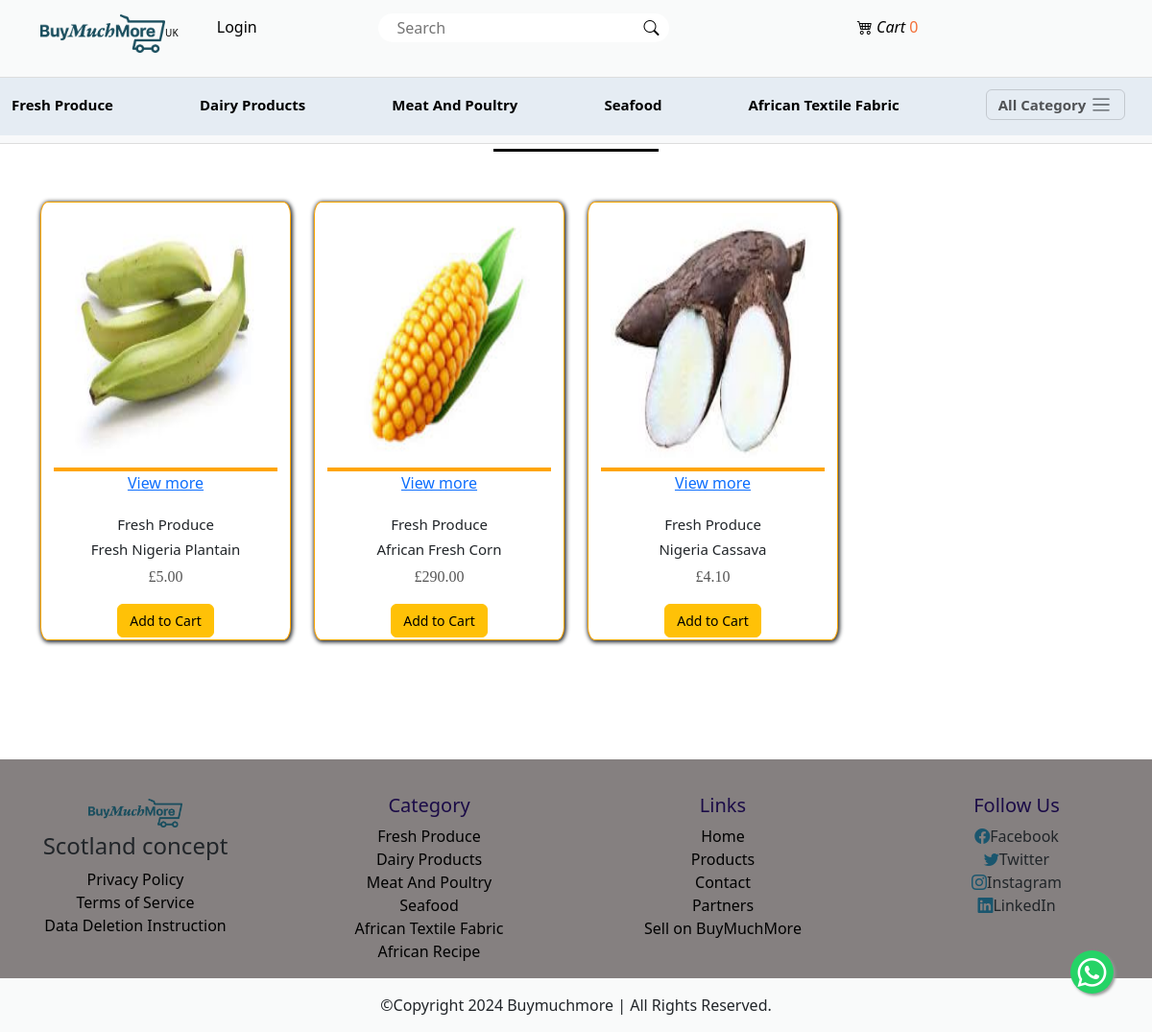
The page /category/32/fresh-produce on the database its author committed.
### main/models.py (models this page shows, shortened)
class AppInfo(models.Model):
    appname = models.CharField(max_length=50)
    logo = models.ImageField(upload_to='logo')
    carousel1 = models.ImageField(upload_to='carousel')
    carousel2 = models.ImageField(upload_to='carousel')
    carousel3 = models.ImageField(upload_to='carousel')
    banner = models.ImageField(upload_to='banner')
    copyright = models.IntegerField()

class Category(models.Model):
    brand = models.CharField(max_length=50)
    slug = models.SlugField(unique=True)
    description = models.TextField()
    pix = models.ImageField(upload_to='pix')
    def __str__(self):
        return self.brand

class Product(models.Model):
    type = models.ForeignKey(Category, on_delete=models.CASCADE)
    seller_name = models.ForeignKey(User, on_delete=models.CASCADE, limit_choices_to={'is_staff': True})  # Only staff users can be sellers
    model = models.CharField(max_length=50)
    slug = models.SlugField(unique=True)
    description = models.TextField(max_length=300, blank=True, null=True)
    condition = models.CharField(max_length=50)
    color = models.CharField(max_length=50)
    quantity = models.IntegerField()
    kilogram = models.FloatField()
    availability = models.CharField(max_length=50)
    address = models.CharField(max_length=200)
    postcode = models.CharField(max_length=100, blank=True, null=True)
    price = models.FloatField()
    promo_price = models.IntegerField(blank=True, null=True)
    telephone1 = models.CharField(max_length=50)
    telephone2 = models.CharField(max_length=50, blank=True, null=True)
    seller_name = models.CharField(max_length=100)
    website = models.CharField(max_length=50, blank=True, null=True)
    message = models.TextField(blank=True, null=True)
    carimg = models.ImageField(upload_to='carimg')
    uploaded_at = models.DateTimeField(auto_now_add=True)
    updated_at = models.DateTimeField(auto_now=True)
    rating_value = models.FloatField(default=0.0)
    rating_count = models.PositiveIntegerField(default=0)
    total_views = models.PositiveIntegerField(default=0)  # Total views for the product
    total_customers = models.PositiveIntegerField(default=1)  # Total unique customers for the product, default is 1 to avoid division by zero

### main/views.py (the view)
# urls.py: path('category/<str:id>/<slug:slug>', views.category, name='category'),
def category(request, id, slug):
    merchant_brand = Category.objects.get(pk=id)
    merchant_item = Product.objects.filter(type_id = id)
    context = {
        'merchant_brand':merchant_brand,
        'merchant_item':merchant_item,
    }
    return render(request, 'category.html', context)

### main/context_processor.py (called while the page is built)
def slick(request):
    info = AppInfo.objects.get(pk=1)
    categ = Category.objects.all()
    categs = FeatureItem.objects.all()
    context = {
        'info':info,
        'categ':categ,
        'categs':categs,
    }
    return context

def cart_total_quantity(request):
    if request.user.is_authenticated:
        total_quantity = Cart.objects.filter(user=request.user, paid=False).aggregate(total_quantity=Sum('quantity'))['total_quantity'] or 0
    else:
        total_quantity = 0
    return {'total_quantity': total_quantity}

### main/templates/category.html (shortened to what this page needs)
{% extends 'base.html' %}
{% block header %} {% include 'header.html' %} {% endblock header %}
{% block content %}
<div class="container product">
  <h1 class="text-center text-warning titlebar ">{{merchant_brand.brand|title}}</h1>
  <div class="row mt-3 mb-3">
    {% for merchant in merchant_item %}
    <div class="col-12 col-md-6 col-lg-3 pt-1 mt-4">
      <div class="card text-center">
        <a href="{% url 'detail' merchant.id merchant.slug %}"><img src="{{merchant.carimg.url}}" class="card-img-top" alt="..."><p>View more</p></a>
        <div class="card-body">
          <h5 class="card-title">{{merchant.type|title}}</h5>
          <h5 class="card-title">{{merchant.model}}</h5>
          <p class="card-text">£{{merchant.price|floatformat:2}}</p>
          <form action="{% url 'add_to_cart' %}" method="POST">
            <button type="submit" class="btn btn-warning">Add to Cart</button>
          </form>
        </div>
      </div>
    </div>
    {% endfor %}
  </div>
</div>
{% endblock content %}
{% block footer %} {% include 'footer.html' %} {% endblock footer %}

### main/templates/header.html (shortened to what this page needs)
{% load static %}
<body>
<nav class="navbar navbar-expand-lg">
    <div class="container">
      <a class="navbar-brand uk" href="{% url 'home' %}"><img src="{{info.logo.url}}" style="height: 40px;">UK</a>
      <div class="collapse navbar-collapse" id="navbarSupportedContent">
        <ul class="navbar-nav me-auto mb-2 mb-lg-0">
          {% if user.is_authenticated %}
          {% if user.merchant %}
          <li class="nav-item">
            <a class="nav-link text-nowrap kyc" href="{% url 'kyc_upload' %}">KYC Verify</a>
          </li>
          <li class="nav-item">
            <a class="nav-link text-nowrap dashboard" href="{% url 'staff_product_list' %}">Dashboard</a>
          </li>
          <li class="nav-item">
            <a class="nav-link text-nowrap create" href="{% url 'create_product' %}">Create Product</a>
          </li>
          {% endif %}
          <li class="nav-item dropdown">
            <a class="nav-link dropdown-toggle" href="#" role="button" data-bs-toggle="dropdown" aria-expanded="false">
              {% if user.customer %}
              <img src="{{user.customer.pix.url}}" style="height: 25px;">
              {% endif %}
              {% if request.user %}
              <span>{{user.username}}!</span>
              {% endif %}
            </a>
            <ul class="dropdown-menu">
              <li><a class="dropdown-item" href="{% url 'profile' %}">Profile</a></li>
              <li><a class="dropdown-item" href="{% url 'signout' %}">Logout</a></li>
            </ul>
          </li>
          {% else %}
          <li class="nav-item">
            <a class="nav-link" href="{% url 'signin' %}"> Login </a>
          </li>
          {% endif %}
          <form action="{% url 'search' %}" method="POST">
            <div class="search-container" style="position: relative; width: 100%;">
                <input type="text" placeholder="Search" name="search" style="width: 100%; padding-right: 40px;">
                <button type="submit" class="bi bi-search" style="position: absolute; right: 0; top: 0; height: 100%; border: none; background: none; padding: 0 10px; cursor: pointer;">
                </button>
            </div>
        </form>
                  <div>
                    <li class="nav-item carticon">
                        <a class="nav-link text-nowrap " href="{% url 'cart' %}">
                            <i class="bi bi-cart4 cartcount"> Cart</i>
                            <span class="cart-count">
                                {% if total_quantity %}
                                    {{ total_quantity }}
                                {% else %}
                                    0
                                {% endif %}
                            </span>
                        </a>
                    </li>
                </div>
            </div>
          </div>
        </nav>
        <nav class="navbar bg-body-tertiary categonav">
          <div class="container-fluid bar">
            {% for item in categ|slice:":5" %}
            <a class="navbar-brand" href="{% url 'category' item.id item.slug %}">{{item.brand|title}}</a>
            {% endfor %}
            <button class="navbar-toggler" type="button" data-bs-toggle="offcanvas" data-bs-target="#offcanvasNavbar" aria-controls="offcanvasNavbar" aria-label="Toggle navigation">
              <span class="allcateg">All Category</span> <span class="navbar-toggler-icon actaeg"></span>
            </button>
        </nav>
</body>

### main/templates/footer.html (shortened to what this page needs)
{% load static %}
<div class="footer mt-5">
    <div class="footer2-container">
      <div class="row">
        <div class="col-12 col-sm6 col-md-6 col-lg-3 text-center">
          <div>
            <img src="{{info.logo.url}}" alt="">
            <h4>Scotland concept</h4>
            <ul class="list-unstyled">
              <li><a href="{% url 'privacy_policy' %}">Privacy Policy</a></li>
              <li><a href="{% url 'terms_service' %}">Terms of Service</a></li>
              <li><a href="{% url 'deletion_instruction' %}">Data Deletion Instruction</a></li>
            </ul>
          </div>
        </div>
        <div class="col-12 col-sm-6 col-md-6 col-lg-3 text-center">
          <h2>Category</h2>
          <ul class="list-unstyled">
              {% for item in categ %}
              <li><a class="dropdown-item" href="{% url 'category' item.id item.slug %}">{{item.brand|title}}</a></li>
              {% endfor %}
            </ul>
        </div>
        <div class="col-12 col-sm-6 col-md-6 col-lg-3 text-center">
          <h2>Links</h2>
          <ul class="list-unstyled">
            <li><a href="{% url 'home' %}">Home</a></li>
            <li><a href="{% url 'products' %}">Products</a></li>
            <li><a href="{% url 'contact' %}">Contact</a></li>
            <li><a href="{% url 'partnerregistration' %}">Partners</a></li>
            <li class="nav-item"><a class="nav-link text-nowrap" href="{% url 'merchregistration' %}">Sell on BuyMuchMore</a></li>
          </ul>
        </div>
        <div class="col-12 col-sm-6 col-md-6 col-lg-3 text-center">
          <h2>Follow Us</h2>
          <ul class="list-unstyled">
            <li><i class="bi bi-facebook"></i>Facebook</li>
            <li><i class="bi bi-twitter"></i>Twitter</li>
            <li><i class="bi bi-instagram"></i>Instagram</li>
            <li><i class="bi bi-linkedin"></i>LinkedIn</li>
          </ul>
        </div>
      </div>
    </div>
    <div class="container-fluid">
      <div class="row text-center footer2">
        <div class="col-12">
          <p class="pt-3">&copy;copyright <span>{{info.copyright}}</span> buymuchmore | all rights reserved.</p>
        </div>
      </div>
    </div>

### main/static/css/style.css (style rules this page uses)
* { padding: 0%; margin: 0%; box-sizing: border-box; }
.navbar { background-color: rgb(241, 245, 247); }
.navbar-nav .nav-link { color: black; font-weight: 500; margin-left: 28%; }
.navbar .uk { font-size: 10px; padding-bottom: 1.4%; }
.collapse .search-container { float: right; margin: 6px; padding-left: 140px; }
.collapse .search-container input[type=text] { width: 330px; height: 30px; border-radius: 25px; border: black; padding-left: 20px; }
.collapse .bi-search { background-color: none; color: none; border: none; }
.cart-count { color: rgb(243, 111, 55) !important; }
.footer { background-color: #858080; padding-top: 3%; }
.footer img { height: 40px; }
.footer h2 { text-transform: capitalize; color: rgb(27, 11, 71); font-size: 20px; }
.footer ul a { text-decoration: none; color: black; }
.footer ul i { color: rgb(26, 86, 110); }
.footer img { padding: 5px; }
.footer2 { background: rgb(249, 250, 250); }
.footer2 p { font-weight: 500; text-transform: capitalize; }
.product { padding-bottom: 5%; }
.product .card img { height: 35vh; width: 90%; padding: 4%; border-bottom: 4px solid orange; }
.product .card-body { height: 135px; padding: 2%; }
.product .card { border: 1px solid orange; border-radius: 3%; box-shadow: 0.8px 1px 4px 1px; transition:1s; padding-bottom: auto; margin-top: auto; }
.product h1 { font-size: 28px; }
.product h5 { font-size: 15px; }
.product button { font-size: 14px; }
.card-body p.card-text { font-size: 1rem; color: #555; }
.card-body p { text-transform: capitalize; font-size: 15px; font-family: 'Times New Roman', Times, serif; word-spacing: 1px; }
.carticon { padding-bottom: 10% !important; padding-left: 160px !important; }
.categonav .bar { height: 8vh; background-color: #e5ecf3 !important; }
.categonav a { font-size: 15px !important; font-style: normal; font-weight: 600; }
.categonav span { font-size: 15px !important; font-style: normal; font-weight: 600; }
.product .titlebar { background-color: none !important; display: inline-block !important; -webkit-text-stroke: 0.2px black; color: #000; width: 18%; margin-left: 41% !important; font-size: 20px; padding-top: 0.9% !important; padding-bottom: 0.4%; position: relative; display: inline-block; color: orange !important; }
.product .titlebar::after { content: ''; position: absolute; left: 0; bottom: 0; height: 3px; width: 86%; background-color: black; margin-left: 7%; }

### main/templates/header.html (style rules this page uses)
body { padding-top: 120px; }
.navbar { position: fixed; top: 0; width: 100%; z-index: 1030; background: rgb(249, 250, 250); border-bottom: 1px solid #ddd; }
.categonav { position: fixed; top: 68px; width: 100%; z-index: 1020; background-color: #f8f9fa; border-top: 1px solid #ddd; border-bottom: 1px solid #ddd; }
.container-fluid.bar { display: flex; justify-content: space-between; align-items: center; }
.navbar-toggler { margin-right: 1rem; }

### rows shown on the page
AppInfo: logo (picture), copyright "2024"
Category: brand "Fresh Produce"
Category: brand "Dairy Products"
Category: brand "Meat And Poultry"
Category: brand "Seafood"
Category: brand "African Textile Fabric"
Product: carimg (picture), type "Fresh Produce", model "Fresh Nigeria Plantain", price "5.00"
Product: carimg (picture), type "Fresh Produce", model "African Fresh Corn", price "290.00"
Product: carimg (picture), type "Fresh Produce", model "Nigeria Cassava", price "4.10"
Category: brand "African Recipe"
